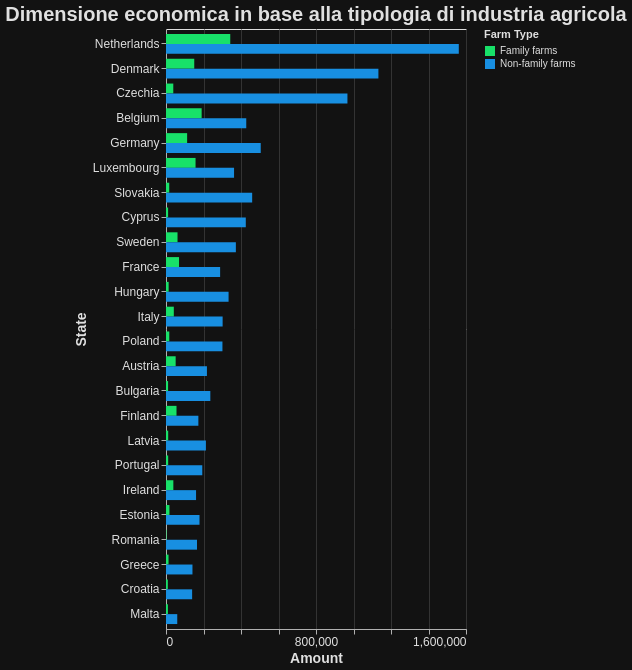

Specify this chart in Vega-Lite:
### Vega-Lite specification from a JSON file in a GitHub repository (floating-point values rounded to 4 significant figures)
{"$schema": "https://vega.github.io/schema/vega-lite/v5.17.0.json", "config": {"axis": {"domainColor": "#B0B0B0", "gridColor": "#333333", "labelColor": "#E0E0E0", "labelFontSize": 12, "tickColor": "#B0B0B0", "titleColor": "#E0E0E0", "titleFontSize": 14}, "background": "#121212", "legend": {"labelColor": "#E0E0E0", "titleColor": "#E0E0E0"}, "mark": {"color": "#1f77b4"}, "title": {"color": "#E0E0E0", "fontSize": 20}}, "data": {"name": "data-47f1a3cdc4bec9036d10c7a2fee07029"}, "datasets": {"data-47f1a3cdc4bec9036d10c7a2fee07029": [{"Amount": 342715, "Farm Type": "Family farms", "State": "Netherlands"}, {"Amount": 150726, "Farm Type": "Family farms", "State": "Denmark"}, {"Amount": 38918, "Farm Type": "Family farms", "State": "Czechia"}, {"Amount": 112671, "Farm Type": "Family farms", "State": "Germany"}, {"Amount": 17269, "Farm Type": "Family farms", "State": "Slovakia"}, {"Amount": 190142, "Farm Type": "Family farms", "State": "Belgium"}, {"Amount": 11284, "Farm Type": "Family farms", "State": "Cyprus"}, {"Amount": 61471, "Farm Type": "Family farms", "State": "Sweden"}, {"Amount": 157590, "Farm Type": "Family farms", "State": "Luxembourg"}, {"Amount": 14176, "Farm Type": "Family farms", "State": "Hungary"}, {"Amount": 41685, "Farm Type": "Family farms", "State": "Italy"}, {"Amount": 17483, "Farm Type": "Family farms", "State": "Poland"}, {"Amount": 69573, "Farm Type": "Family farms", "State": "France"}, {"Amount": 11093, "Farm Type": "Family farms", "State": "Bulgaria"}, {"Amount": 51516, "Farm Type": "Family farms", "State": "Austria"}, {"Amount": 11694, "Farm Type": "Family farms", "State": "Latvia"}, {"Amount": 11633, "Farm Type": "Family farms", "State": "Portugal"}, {"Amount": 18376, "Farm Type": "Family farms", "State": "Estonia"}, {"Amount": 56044, "Farm Type": "Family farms", "State": "Finland"}, {"Amount": 2747, "Farm Type": "Family farms", "State": "Romania"}, {"Amount": 39206, "Farm Type": "Family farms", "State": "Ireland"}, {"Amount": 13548, "Farm Type": "Family farms", "State": "Greece"}, {"Amount": 9755, "Farm Type": "Family farms", "State": "Croatia"}, {"Amount": 10199, "Farm Type": "Family farms", "State": "Malta"}, {"Amount": 1561584, "Farm Type": "Non-family farms", "State": "Netherlands"}, {"Amount": 1132872, "Farm Type": "Non-family farms", "State": "Denmark"}, {"Amount": 967711, "Farm Type": "Non-family farms", "State": "Czechia"}, {"Amount": 505254, "Farm Type": "Non-family farms", "State": "Germany"}, {"Amount": 459554, "Farm Type": "Non-family farms", "State": "Slovakia"}, {"Amount": 428045, "Farm Type": "Non-family farms", "State": "Belgium"}, {"Amount": 425576, "Farm Type": "Non-family farms", "State": "Cyprus"}, {"Amount": 372636, "Farm Type": "Non-family farms", "State": "Sweden"}, {"Amount": 362996, "Farm Type": "Non-family farms", "State": "Luxembourg"}, {"Amount": 333781, "Farm Type": "Non-family farms", "State": "Hungary"}, {"Amount": 302042, "Farm Type": "Non-family farms", "State": "Italy"}, {"Amount": 301017, "Farm Type": "Non-family farms", "State": "Poland"}, {"Amount": 288669, "Farm Type": "Non-family farms", "State": "France"}, {"Amount": 236461, "Farm Type": "Non-family farms", "State": "Bulgaria"}, {"Amount": 218328, "Farm Type": "Non-family farms", "State": "Austria"}, {"Amount": 212858, "Farm Type": "Non-family farms", "State": "Latvia"}, {"Amount": 193493, "Farm Type": "Non-family farms", "State": "Portugal"}, {"Amount": 178690, "Farm Type": "Non-family farms", "State": "Estonia"}, {"Amount": 172654, "Farm Type": "Non-family farms", "State": "Finland"}, {"Amount": 165456, "Farm Type": "Non-family farms", "State": "Romania"}, {"Amount": 160280, "Farm Type": "Non-family farms", "State": "Ireland"}, {"Amount": 141157, "Farm Type": "Non-family farms", "State": "Greece"}, {"Amount": 139381, "Farm Type": "Non-family farms", "State": "Croatia"}, {"Amount": 60006, "Farm Type": "Non-family farms", "State": "Malta"}]}, "encoding": {"color": {"field": "Farm Type", "scale": {"domain": ["Family farms", "Non-family farms"], "range": ["#18E169", "#188FE1"]}, "type": "nominal"}, "tooltip": [{"field": "State", "type": "nominal"}, {"field": "Farm Type", "type": "nominal"}, {"field": "Amount", "format": ",", "type": "quantitative"}], "x": {"field": "Amount", "title": "Amount", "type": "quantitative"}, "y": {"field": "State", "sort": "-x", "title": "State", "type": "nominal"}, "yOffset": {"field": "Farm Type", "type": "nominal"}}, "height": 600, "mark": {"type": "bar"}, "title": "Dimensione economica in base alla tipologia di industria agricola", "width": "container"}
